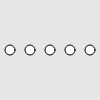
Frame 1 (no input)
Frame 60 (no input): identical to frame 1, image omitted
Frame 120 (the mouse pressed at the canvas centre since frame 60): identical to frame 1, image omitted

The p5.js sketch that drew this single still picture (run headless with seeded random() and noise() and a simulated clock; from frame 60 on, the mouse is pressed at the canvas centre):

// p5.js sketch
// ── sketch.js
function setup() {
  createCanvas(100, 100);
  smooth();
}

function draw() {
  background(230);
  drawCircles(5, 50);

  }

  // 1. Create a function that draw {number of circles} on {y position}.


function drawCircles(numberOfCircles, y) {
  var size = 10;
  for (var i = 0; i < numberOfCircles; i++) {
    var offset = 10;
    var xPos = i * width/numberOfCircles + offset;
    ellipse (xPos, y, size, size);
}
}
